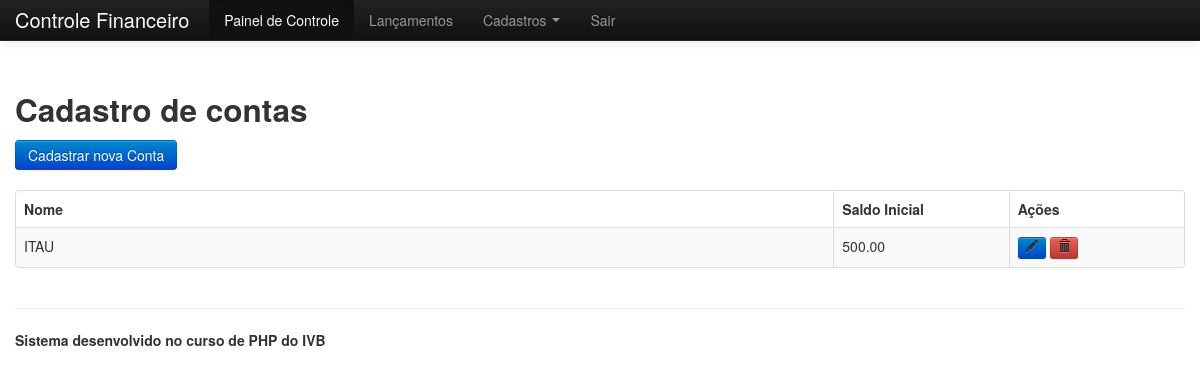
The page /index.php?pagina=conta (signed in) on the database as committed earlier.
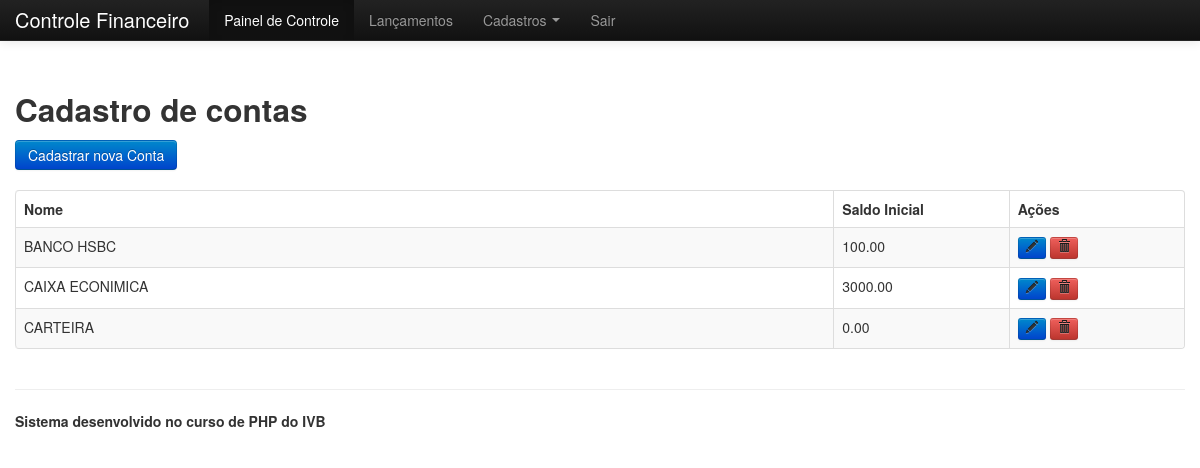
The same page on the database as committed later.
### tables this page shows
CREATE TABLE IF NOT EXISTS `conta` (
  `id` int(11) NOT NULL AUTO_INCREMENT,
  `nome` varchar(150) NOT NULL,
  `saldoInicial` decimal(15,2) NOT NULL,
  PRIMARY KEY (`id`)
);

### conta/index.php (the view, shortened to what this page needs)
<?php
$sql = "select * from conta";
$resultado = mysql_query($sql);
?>
<div class="row-fluid">
    <div class="span12">
        <h2>Cadastro de contas</h2>
    </div>
</div>
<div class="row-fluid">
    <div class="span12">
        <a class="btn btn-primary" href="index.php?pagina=cadastroConta">Cadastrar nova Conta</a>
    </div>
</div>
<br/>
<div class="row-fluid">
    <div class="span12">
        <table class="table table-bordered table-striped">
            <thead>
                <tr>
                    <th>Nome</th>
                    <th width="15%">Saldo Inicial</th>
                    <th width="15%">Ações</th>
                </tr>
            </thead>
            <tbody>
                <?php while ($linha = mysql_fetch_assoc($resultado)) : ?>
                <tr>
                    <td><?php echo $linha['nome']; ?></td>
                    <td><?php echo $linha['saldoInicial']; ?></td>
                    <td>
                        <a href="index.php?id=<?php echo $linha['id']; ?>&pagina=editarConta" class="btn btn-mini btn-primary"><i class="icon-pencil"></i></a>
                        <a href="index.php?id=<?php echo $linha['id']; ?>&pagina=excluirConta" class="btn btn-mini btn-danger"><i class="icon-trash"></i></a>
                    </td>
                </tr>
                <?php endwhile; ?>
            </tbody>
        </table>
    </div>
</div>

Rows that differ between the two databases and show on the page:
removed conta: nome "ITAU", saldoInicial "500.00"
added conta: nome "BANCO HSBC", saldoInicial "100.00"
added conta: nome "CAIXA ECONIMICA", saldoInicial "3000.00"
added conta: nome "CARTEIRA", saldoInicial "0.00"
